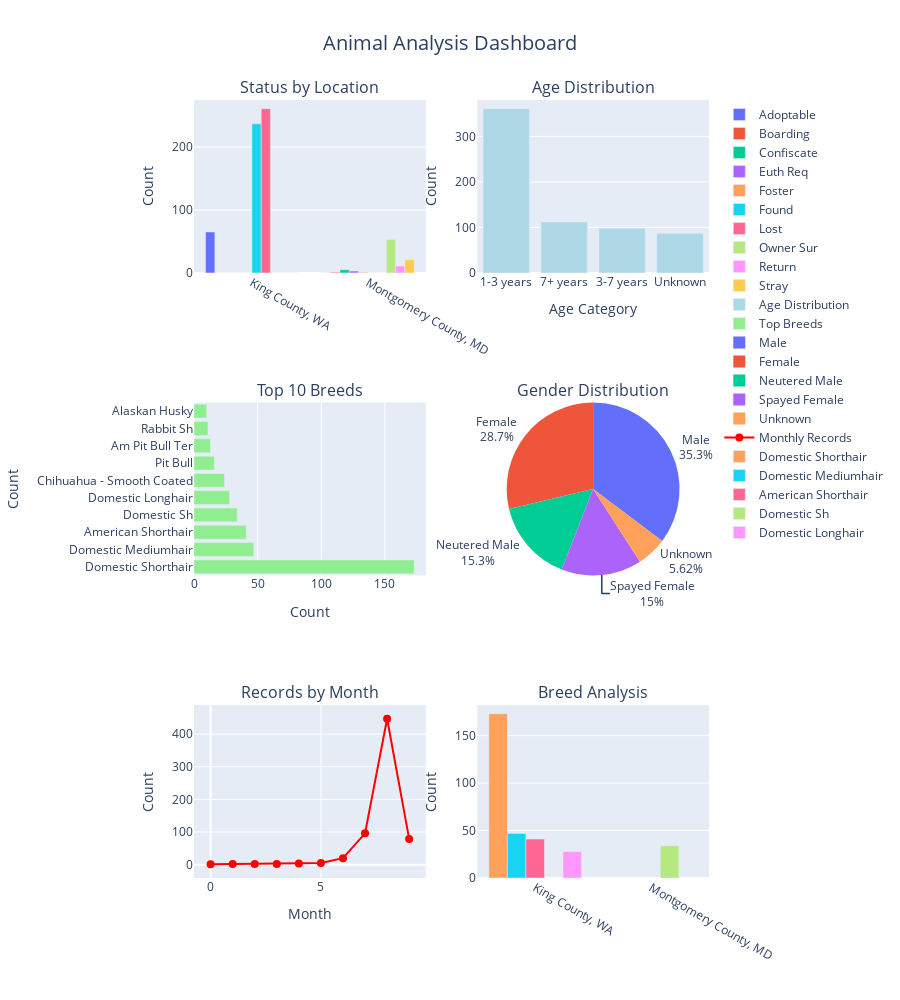
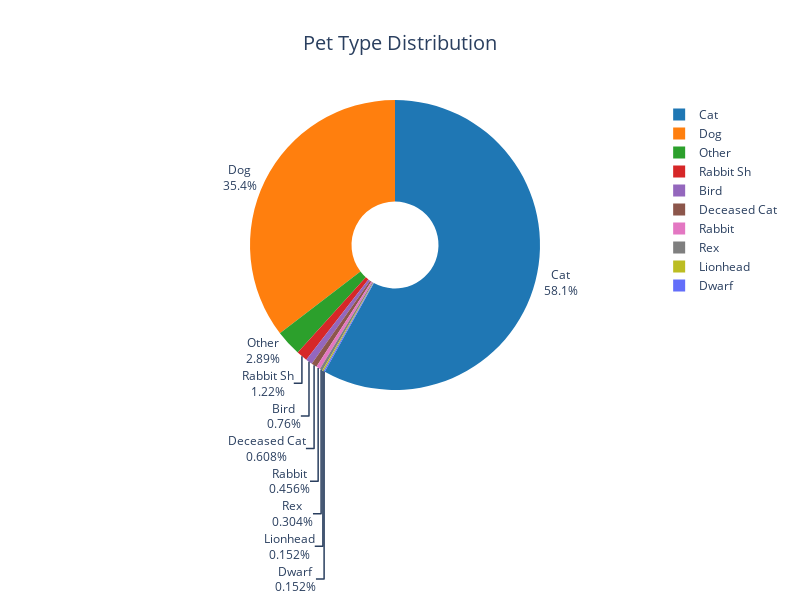

The notebook cell these images were saved under, in order:
### Code cell
# Create interactive Plotly dashboard
plotly_dashboard = visualizer.create_plotly_dashboard()
if plotly_dashboard:
    plotly_dashboard.show()
else:
    print("Plotly dashboard creation failed.")

# Create separate Pet Type Distribution chart
pet_type_chart = visualizer.create_pet_type_distribution_chart()
if pet_type_chart:
    pet_type_chart.show()
else:
    print("Pet Type Distribution chart creation failed.")

### Figure 1 — Plotly figure (JSON) as saved in the notebook; plotly's stock layout.template omitted (floating-point values rounded to 4 significant figures)
{"data": [{"name": "Adoptable", "showlegend": true, "type": "bar", "x": ["King County, WA", "Montgomery County, MD"], "xaxis": "x", "y": [65, 0], "yaxis": "y"}, {"name": "Boarding", "showlegend": true, "type": "bar", "x": ["King County, WA", "Montgomery County, MD"], "xaxis": "x", "y": [0, 1], "yaxis": "y"}, {"name": "Confiscate", "showlegend": true, "type": "bar", "x": ["King County, WA", "Montgomery County, MD"], "xaxis": "x", "y": [0, 5], "yaxis": "y"}, {"name": "Euth Req", "showlegend": true, "type": "bar", "x": ["King County, WA", "Montgomery County, MD"], "xaxis": "x", "y": [0, 3], "yaxis": "y"}, {"name": "Foster", "showlegend": true, "type": "bar", "x": ["King County, WA", "Montgomery County, MD"], "xaxis": "x", "y": [0, 1], "yaxis": "y"}, {"name": "Found", "showlegend": true, "type": "bar", "x": ["King County, WA", "Montgomery County, MD"], "xaxis": "x", "y": [237, 0], "yaxis": "y"}, {"name": "Lost", "showlegend": true, "type": "bar", "x": ["King County, WA", "Montgomery County, MD"], "xaxis": "x", "y": [261, 0], "yaxis": "y"}, {"name": "Owner Sur", "showlegend": true, "type": "bar", "x": ["King County, WA", "Montgomery County, MD"], "xaxis": "x", "y": [0, 53], "yaxis": "y"}, {"name": "Return", "showlegend": true, "type": "bar", "x": ["King County, WA", "Montgomery County, MD"], "xaxis": "x", "y": [0, 11], "yaxis": "y"}, {"name": "Stray", "showlegend": true, "type": "bar", "x": ["King County, WA", "Montgomery County, MD"], "xaxis": "x", "y": [0, 21], "yaxis": "y"}, {"marker": {"color": "lightblue"}, "name": "Age Distribution", "type": "bar", "x": ["1-3 years", "7+ years", "3-7 years", "Unknown"], "xaxis": "x2", "y": [361, 112, 98, 87], "yaxis": "y2"}, {"marker": {"color": "lightgreen"}, "name": "Top Breeds", "orientation": "h", "type": "bar", "x": [173, 47, 41, 34, 28, 24, 16, 13, 11, 10], "xaxis": "x3", "y": ["Domestic Shorthair", "Domestic Mediumhair", "American Shorthair", "Domestic Sh", "Domestic Longhair", "Chihuahua - Smooth Coated", "Pit Bull", "Am Pit Bull Ter", "Rabbit Sh", "Alaskan Husky"], "yaxis": "y3"}, {"domain": {"x": [0.55, 1], "y": [0.3889, 0.6111]}, "labels": ["Male", "Female", "Neutered Male", "Spayed Female", "Unknown"], "name": "Gender", "textinfo": "label+percent", "textposition": "outside", "type": "pie", "values": [232, 189, 101, 99, 37]}, {"line": {"color": "red", "width": 2}, "marker": {"size": 8}, "mode": "lines+markers", "name": "Monthly Records", "type": "scatter", "x": [0, 1, 2, 3, 4, 5, 6, 7, 8, 9], "xaxis": "x4", "y": [1, 2, 2, 2, 4, 5, 20, 96, 447, 79], "yaxis": "y4"}, {"name": "Domestic Shorthair", "showlegend": true, "type": "bar", "x": ["King County, WA"], "xaxis": "x5", "y": [173], "yaxis": "y5"}, {"name": "Domestic Mediumhair", "showlegend": true, "type": "bar", "x": ["King County, WA"], "xaxis": "x5", "y": [47], "yaxis": "y5"}, {"name": "American Shorthair", "showlegend": true, "type": "bar", "x": ["King County, WA"], "xaxis": "x5", "y": [41], "yaxis": "y5"}, {"name": "Domestic Sh", "showlegend": true, "type": "bar", "x": ["Montgomery County, MD"], "xaxis": "x5", "y": [34], "yaxis": "y5"}, {"name": "Domestic Longhair", "showlegend": true, "type": "bar", "x": ["King County, WA"], "xaxis": "x5", "y": [28], "yaxis": "y5"}], "layout": {"annotations": [{"font": {"size": 16}, "showarrow": false, "text": "Status by Location", "x": 0.225, "xanchor": "center", "xref": "paper", "y": 1, "yanchor": "bottom", "yref": "paper"}, {"font": {"size": 16}, "showarrow": false, "text": "Age Distribution", "x": 0.775, "xanchor": "center", "xref": "paper", "y": 1, "yanchor": "bottom", "yref": "paper"}, {"font": {"size": 16}, "showarrow": false, "text": "Top 10 Breeds", "x": 0.225, "xanchor": "center", "xref": "paper", "y": 0.6111, "yanchor": "bottom", "yref": "paper"}, {"font": {"size": 16}, "showarrow": false, "text": "Gender Distribution", "x": 0.775, "xanchor": "center", "xref": "paper", "y": 0.6111, "yanchor": "bottom", "yref": "paper"}, {"font": {"size": 16}, "showarrow": false, "text": "Records by Month", "x": 0.225, "xanchor": "center", "xref": "paper", "y": 0.2222, "yanchor": "bottom", "yref": "paper"}, {"font": {"size": 16}, "showarrow": false, "text": "Breed Analysis", "x": 0.775, "xanchor": "center", "xref": "paper", "y": 0.2222, "yanchor": "bottom", "yref": "paper"}], "height": 1000, "showlegend": true, "title": {"font": {"size": 20}, "text": "Animal Analysis Dashboard", "x": 0.5}, "xaxis": {"anchor": "y", "domain": [0, 0.45]}, "xaxis2": {"anchor": "y2", "domain": [0.55, 1], "title": {"text": "Age Category"}}, "xaxis3": {"anchor": "y3", "domain": [0, 0.45], "title": {"text": "Count"}}, "xaxis4": {"anchor": "y4", "domain": [0, 0.45], "title": {"text": "Month"}}, "xaxis5": {"anchor": "y5", "domain": [0.55, 1], "title": {"text": ""}}, "yaxis": {"anchor": "x", "domain": [0.7778, 1], "title": {"text": "Count"}}, "yaxis2": {"anchor": "x2", "domain": [0.7778, 1], "title": {"text": "Count"}}, "yaxis3": {"anchor": "x3", "domain": [0.3889, 0.6111], "title": {"text": "Count"}}, "yaxis4": {"anchor": "x4", "domain": [0, 0.2222], "title": {"text": "Count"}}, "yaxis5": {"anchor": "x5", "domain": [0, 0.2222], "title": {"text": "Count"}}}}

### Figure 2 — Plotly figure (JSON) as saved in the notebook; plotly's stock layout.template omitted (floating-point values rounded to 4 significant figures)
{"data": [{"hole": 0.3, "labels": ["Cat", "Dog", "Other", "Rabbit Sh", "Bird", "Deceased Cat", "Rabbit", "Rex", "Lionhead", "Dwarf"], "marker": {"colors": ["#1f77b4", "#ff7f0e", "#2ca02c", "#d62728", "#9467bd", "#8c564b", "#e377c2", "#7f7f7f", "#bcbd22"]}, "textinfo": "label+percent", "textposition": "outside", "type": "pie", "values": [382, 233, 19, 8, 5, 4, 3, 2, 1, 1]}], "layout": {"height": 600, "legend": {"orientation": "v", "x": 1.02, "xanchor": "left", "y": 1, "yanchor": "top"}, "showlegend": true, "title": {"font": {"size": 20}, "text": "Pet Type Distribution", "x": 0.5, "xanchor": "center"}, "width": 800}}
